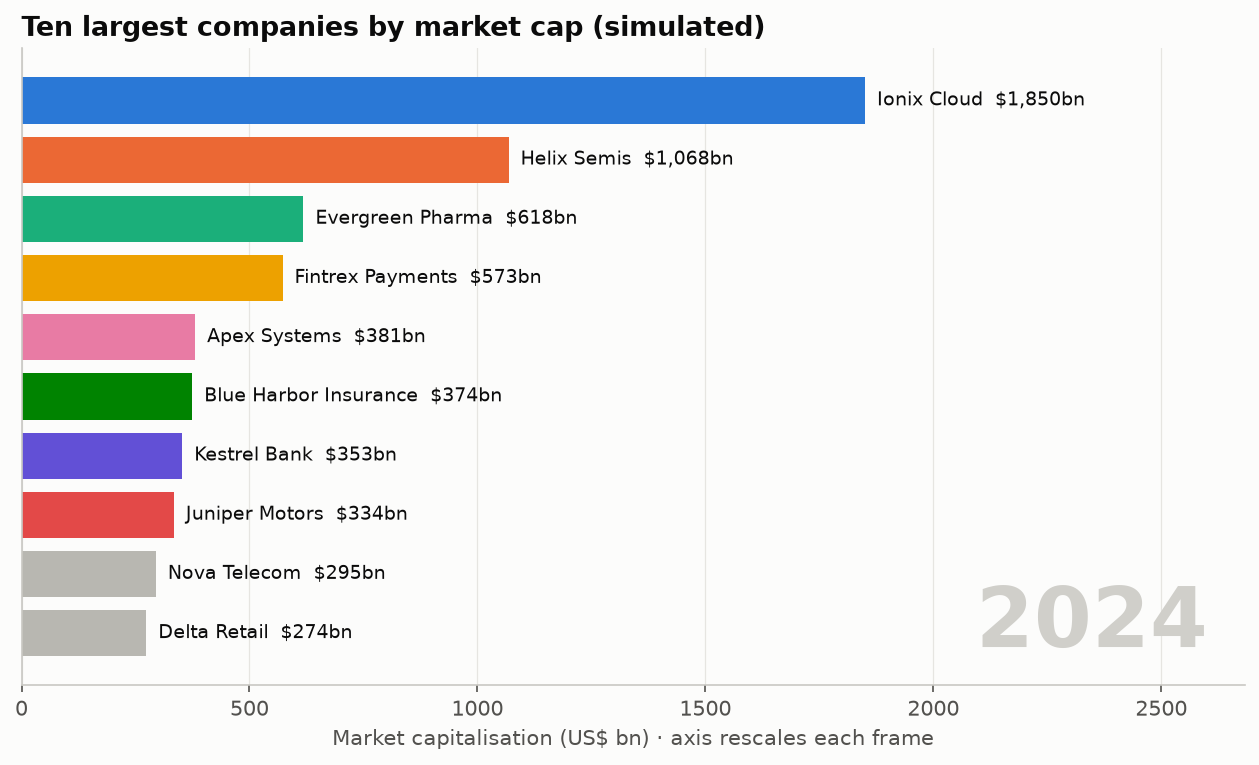

This figure's Python source:
"""
Bar Chart Race (animated ranking)  -  family: Interactive, animated & big data

DESIGN PURPOSE
An animated, re-sorting horizontal bar chart. Each frame shows the top N items
at one moment, and bars overtake each other as time advances. Motion turns
rank changes into a story: who rose, who fell, and when the leader changed.

WHEN TO USE
  - Tell a "who led when" story in a presentation or social post, where motion
    holds attention
  - Show rank changes among many entities over a long period (market caps,
    brands, countries)
  - Hook the audience before a detailed static analysis

AVOID WHEN
  - Readers need to compare values precisely between two dates (use a slope or
    bump chart)
  - The output is a printed report or PDF (a single frame loses the story)
  - Ranks barely change (a static sorted bar is clearer)

ALTERNATIVES
  - Bump chart (ranks over time, static)
  - Slope chart (two dates)
  - Small multiples of sorted bars at key dates

EXAMPLE
Simulated market capitalisation (US$ bn) of 15 fictional companies, 2005–2024,
interpolated to 39 frames, including a 2008 crash and the rise of two tech
challengers.

Run:  python bar_chart_race.py
"""
import sys
from pathlib import Path

import numpy as np
import pandas as pd
import matplotlib.pyplot as plt

# Library style: categorical colors in fixed order, recessive axes, hairline grid.
PALETTE = ["#2a78d6", "#eb6834", "#1baf7a", "#eda100",
           "#e87ba4", "#008300", "#6250d6", "#e34948"]
SEQ_CMAP = "Blues"      # sequential: one hue, light -> dark
DIV_CMAP = "RdBu_r"     # diverging: two opposite hues, neutral midpoint
GRAY = "#b8b7b1"        # de-emphasised marks
plt.rcParams.update({
    "figure.figsize": (8, 4.8), "figure.dpi": 110, "figure.facecolor": "#fcfcfb",
    "axes.facecolor": "#fcfcfb", "axes.edgecolor": "#c9c8c3", "axes.linewidth": 0.8,
    "axes.spines.top": False, "axes.spines.right": False,
    "axes.grid": True, "grid.color": "#e6e5e1", "grid.linewidth": 0.6, "axes.axisbelow": True,
    "axes.prop_cycle": plt.cycler(color=PALETTE),
    "axes.titlesize": 13, "axes.titleweight": "bold", "axes.titlelocation": "left",
    "axes.labelcolor": "#52514e", "xtick.color": "#52514e", "ytick.color": "#52514e",
    "text.color": "#0b0b0b", "font.size": 10, "lines.linewidth": 2,
    "legend.frameon": False,
})

from matplotlib.animation import FuncAnimation

# --- Example data ------------------------------------------------------------
rng = np.random.default_rng(21)
years = np.arange(2005, 2025)
companies = {  # name: (2005 market cap $bn, mean annual growth)
    "Meridian Oil": (450, -0.01), "Globex Industrial": (380, 0.03), "Kestrel Bank": (300, 0.04),
    "Delta Retail": (260, 0.05), "Nova Telecom": (240, 0.02), "Evergreen Pharma": (220, 0.06),
    "Apex Systems": (200, 0.09), "Blue Harbor Insurance": (180, 0.05), "Cobalt Energy": (160, 0.03),
    "Juniper Motors": (120, 0.08), "Lumen Media": (110, 0.04), "Fintrex Payments": (60, 0.15),
    "Northwind Logistics": (90, 0.06), "Helix Semis": (40, 0.22), "Ionix Cloud": (15, 0.30),
}
start = np.array([v[0] for v in companies.values()])
growth = np.array([v[1] for v in companies.values()])
shocks = rng.normal(0, 0.12, (len(years), len(companies)))
shocks[years == 2008] -= 0.40           # financial crisis
shocks[years == 2020] -= 0.10           # pandemic dip
log_cap = np.log(start) + np.cumsum(np.vstack([np.zeros(len(companies)), (growth + shocks)[1:]]), axis=0)
df = pd.DataFrame(np.exp(log_cap), index=years, columns=list(companies)).round(1)

# Interpolate two in-between frames per year so bars glide.
steps = 2
df.index = df.index.astype(float)
frames = df.reindex(np.linspace(years[0], years[-1], (len(years) - 1) * steps + 1)).interpolate("index")
df.tail(3).T.sort_values(2024.0, ascending=False).head(10)

# --- Plot --------------------------------------------------------------------
# Fixed color per entity: the 8 largest at the end get the categorical hues, everyone else gray.
leaders = df.iloc[-1].sort_values(ascending=False).index[:8]
colors = {name: GRAY for name in df.columns} | {name: PALETTE[i] for i, name in enumerate(leaders)}

fig, ax = plt.subplots(figsize=(8.5, 5.2))


def draw(i):
    ax.clear()
    row = frames.iloc[i].sort_values().tail(10)
    ax.barh(range(10), row.values, color=[colors[n] for n in row.index], height=0.78)
    for y, (name, value) in enumerate(row.items()):
        ax.text(value, y, f"  {name}  ${value:,.0f}bn", va="center", fontsize=9, color="#0b0b0b")
    ax.set_xlim(0, row.max() * 1.45)
    ax.set_yticks([])
    ax.grid(axis="y", visible=False)
    ax.set_xlabel("Market capitalisation (US$ bn) · axis rescales each frame")
    ax.set_title("Ten largest companies by market cap (simulated)")
    ax.text(0.97, 0.06, f"{int(frames.index[i])}", transform=ax.transAxes, ha="right",
            fontsize=40, fontweight="bold", color="#d0cfca")


anim = FuncAnimation(fig, draw, frames=len(frames), interval=170)
draw(len(frames) - 1)  # the static preview shows the final year
fig.tight_layout()

# --- Save / show -------------------------------------------------------------
out = Path(__file__).with_name(Path(__file__).stem + ".png")
fig.savefig(out, dpi=150, bbox_inches="tight")
anim.save(out.with_suffix(".gif"), writer="pillow", fps=6, dpi=80)
print(f"saved {out}")
if "--no-show" not in sys.argv:
    plt.show()
